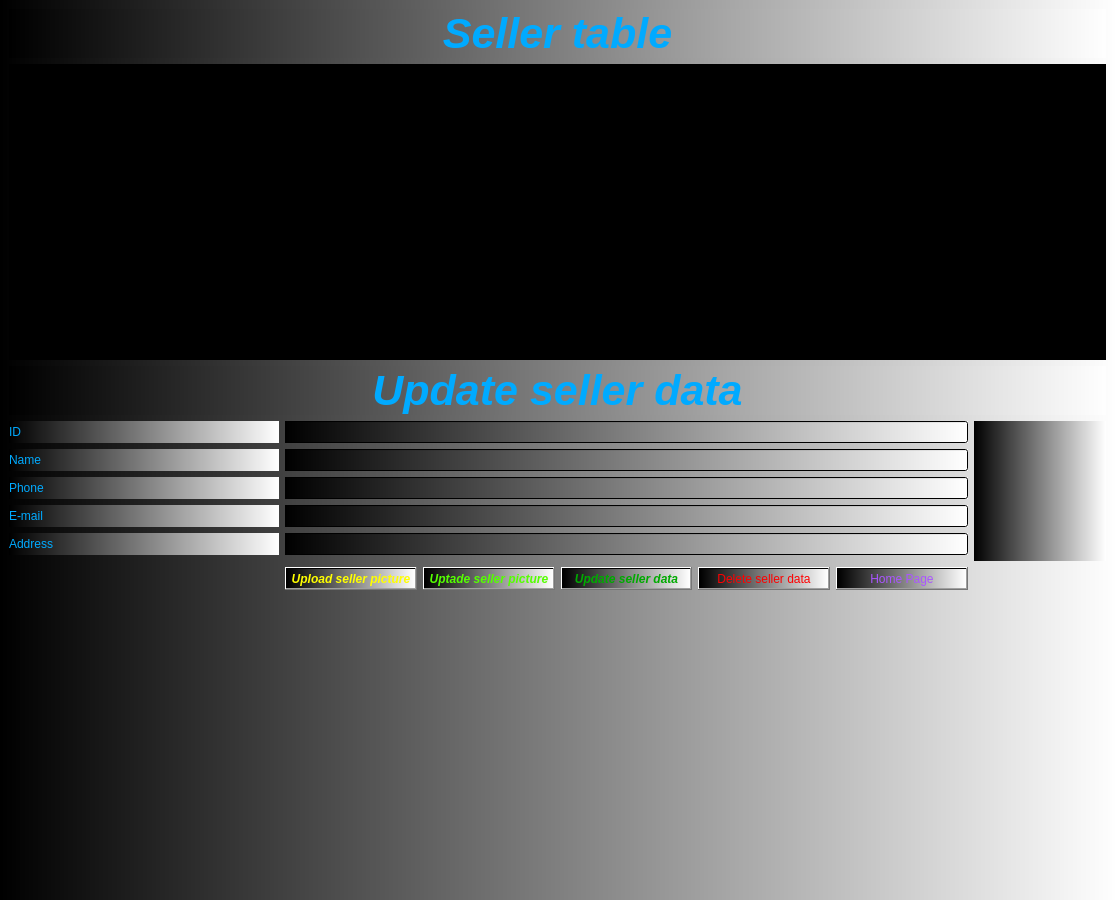
<?xml version="1.0" encoding="UTF-8"?>
<ui version="4.0">
 <class>SellerTable</class>
 <widget class="QMainWindow" name="SellerTable">
  <property name="geometry">
   <rect>
    <x>0</x>
    <y>0</y>
    <width>1115</width>
    <height>900</height>
   </rect>
  </property>
  <property name="font">
   <font>
    <pointsize>12</pointsize>
    <italic>true</italic>
    <bold>true</bold>
   </font>
  </property>
  <property name="windowTitle">
   <string>seller table</string>
  </property>
  <property name="windowIcon">
   <iconset resource="MYPICTURES.qrc">
    <normaloff>:/picture/add-user.png</normaloff>:/picture/add-user.png</iconset>
  </property>
  <property name="toolTip">
   <string>seller table</string>
  </property>
  <property name="styleSheet">
   <string notr="true">color: rgb(0, 170, 255);
background-color: qlineargradient(spread:pad, x1:0, y1:0, x2:1, y2:0, stop:0 rgba(0, 0, 0, 255), stop:1 rgba(255, 255, 255, 255));</string>
  </property>
  <widget class="QWidget" name="centralwidget">
   <layout class="QGridLayout" name="gridLayout_2">
    <item row="0" column="0">
     <layout class="QGridLayout" name="gridLayout">
      <item row="9" column="4">
       <widget class="QPushButton" name="pushButton_update_data">
        <property name="font">
         <font>
          <pointsize>9</pointsize>
          <italic>true</italic>
          <bold>true</bold>
         </font>
        </property>
        <property name="styleSheet">
         <string notr="true">color: rgb(0, 170, 0);</string>
        </property>
        <property name="text">
         <string>Update seller data</string>
        </property>
       </widget>
      </item>
      <item row="4" column="0" colspan="2">
       <widget class="QLabel" name="label_4">
        <property name="text">
         <string>Name</string>
        </property>
       </widget>
      </item>
      <item row="2" column="0" colspan="8">
       <widget class="QLabel" name="label_id">
        <property name="font">
         <font>
          <pointsize>32</pointsize>
          <italic>true</italic>
          <bold>true</bold>
         </font>
        </property>
        <property name="text">
         <string>Update seller data</string>
        </property>
        <property name="alignment">
         <set>Qt::AlignCenter</set>
        </property>
       </widget>
      </item>
      <item row="0" column="0" colspan="8">
       <widget class="QLabel" name="label">
        <property name="font">
         <font>
          <pointsize>32</pointsize>
          <italic>true</italic>
          <bold>true</bold>
         </font>
        </property>
        <property name="text">
         <string>Seller table</string>
        </property>
        <property name="alignment">
         <set>Qt::AlignCenter</set>
        </property>
       </widget>
      </item>
      <item row="6" column="0" colspan="2">
       <widget class="QLabel" name="label_6">
        <property name="text">
         <string>E-mail</string>
        </property>
       </widget>
      </item>
      <item row="9" column="0" rowspan="2">
       <spacer name="verticalSpacer">
        <property name="orientation">
         <enum>Qt::Vertical</enum>
        </property>
        <property name="sizeHint" stdset="0">
         <size>
          <width>20</width>
          <height>40</height>
         </size>
        </property>
       </spacer>
      </item>
      <item row="10" column="5">
       <spacer name="verticalSpacer_5">
        <property name="orientation">
         <enum>Qt::Vertical</enum>
        </property>
        <property name="sizeHint" stdset="0">
         <size>
          <width>20</width>
          <height>40</height>
         </size>
        </property>
       </spacer>
      </item>
      <item row="5" column="2" colspan="5">
       <widget class="QLineEdit" name="lineEdit_phone"/>
      </item>
      <item row="3" column="0" colspan="2">
       <widget class="QLabel" name="label_3">
        <property name="text">
         <string>ID</string>
        </property>
       </widget>
      </item>
      <item row="9" column="2">
       <widget class="QPushButton" name="pushButton_upload_picture">
        <property name="font">
         <font>
          <pointsize>9</pointsize>
          <italic>true</italic>
          <bold>true</bold>
         </font>
        </property>
        <property name="styleSheet">
         <string notr="true">color: rgb(255, 255, 0);</string>
        </property>
        <property name="text">
         <string>Upload seller picture</string>
        </property>
       </widget>
      </item>
      <item row="3" column="2" colspan="5">
       <widget class="QLineEdit" name="lineEdit_id">
        <property name="readOnly">
         <bool>true</bool>
        </property>
       </widget>
      </item>
      <item row="10" column="2">
       <spacer name="verticalSpacer_2">
        <property name="orientation">
         <enum>Qt::Vertical</enum>
        </property>
        <property name="sizeHint" stdset="0">
         <size>
          <width>20</width>
          <height>40</height>
         </size>
        </property>
       </spacer>
      </item>
      <item row="3" column="7" rowspan="6">
       <widget class="QLabel" name="label_picture">
        <property name="text">
         <string/>
        </property>
       </widget>
      </item>
      <item row="7" column="2" colspan="5">
       <widget class="QLineEdit" name="lineEdit_address"/>
      </item>
      <item row="1" column="0" colspan="8">
       <widget class="QTableView" name="tableView_seller">
        <property name="font">
         <font>
          <pointsize>10</pointsize>
          <italic>true</italic>
          <bold>true</bold>
         </font>
        </property>
        <property name="styleSheet">
         <string notr="true">background-color: rgb(0, 0, 0);</string>
        </property>
        <property name="editTriggers">
         <set>QAbstractItemView::NoEditTriggers</set>
        </property>
        <property name="alternatingRowColors">
         <bool>true</bool>
        </property>
        <attribute name="horizontalHeaderDefaultSectionSize">
         <number>157</number>
        </attribute>
        <attribute name="verticalHeaderVisible">
         <bool>false</bool>
        </attribute>
       </widget>
      </item>
      <item row="10" column="6">
       <spacer name="verticalSpacer_6">
        <property name="orientation">
         <enum>Qt::Vertical</enum>
        </property>
        <property name="sizeHint" stdset="0">
         <size>
          <width>20</width>
          <height>40</height>
         </size>
        </property>
       </spacer>
      </item>
      <item row="9" column="6">
       <widget class="QPushButton" name="pushButton_homePage">
        <property name="styleSheet">
         <string notr="true">color: rgb(170, 85, 255);</string>
        </property>
        <property name="text">
         <string>Home Page</string>
        </property>
       </widget>
      </item>
      <item row="7" column="0" colspan="2">
       <widget class="QLabel" name="label_7">
        <property name="text">
         <string>Address</string>
        </property>
       </widget>
      </item>
      <item row="10" column="4">
       <spacer name="verticalSpacer_4">
        <property name="orientation">
         <enum>Qt::Vertical</enum>
        </property>
        <property name="sizeHint" stdset="0">
         <size>
          <width>20</width>
          <height>40</height>
         </size>
        </property>
       </spacer>
      </item>
      <item row="9" column="7" rowspan="2">
       <spacer name="verticalSpacer_7">
        <property name="orientation">
         <enum>Qt::Vertical</enum>
        </property>
        <property name="sizeHint" stdset="0">
         <size>
          <width>20</width>
          <height>40</height>
         </size>
        </property>
       </spacer>
      </item>
      <item row="10" column="3">
       <spacer name="verticalSpacer_3">
        <property name="orientation">
         <enum>Qt::Vertical</enum>
        </property>
        <property name="sizeHint" stdset="0">
         <size>
          <width>20</width>
          <height>40</height>
         </size>
        </property>
       </spacer>
      </item>
      <item row="9" column="5">
       <widget class="QPushButton" name="pushButton_delete_data">
        <property name="styleSheet">
         <string notr="true">color: rgb(255, 0, 0);</string>
        </property>
        <property name="text">
         <string>Delete seller data</string>
        </property>
       </widget>
      </item>
      <item row="4" column="2" colspan="5">
       <widget class="QLineEdit" name="lineEdit_name"/>
      </item>
      <item row="5" column="0" colspan="2">
       <widget class="QLabel" name="label_5">
        <property name="text">
         <string>Phone</string>
        </property>
       </widget>
      </item>
      <item row="6" column="2" colspan="5">
       <widget class="QLineEdit" name="lineEdit_email"/>
      </item>
      <item row="9" column="3">
       <widget class="QPushButton" name="pushButton_update_picture">
        <property name="font">
         <font>
          <pointsize>9</pointsize>
          <italic>true</italic>
          <bold>true</bold>
         </font>
        </property>
        <property name="styleSheet">
         <string notr="true">color: rgb(85, 255, 0);</string>
        </property>
        <property name="text">
         <string>Uptade seller picture</string>
        </property>
       </widget>
      </item>
     </layout>
    </item>
   </layout>
  </widget>
  <widget class="QMenuBar" name="menubar">
   <property name="geometry">
    <rect>
     <x>0</x>
     <y>0</y>
     <width>1115</width>
     <height>26</height>
    </rect>
   </property>
  </widget>
 </widget>
 <resources>
  <include location="MYPICTURES.qrc"/>
 </resources>
 <connections/>
</ui>
